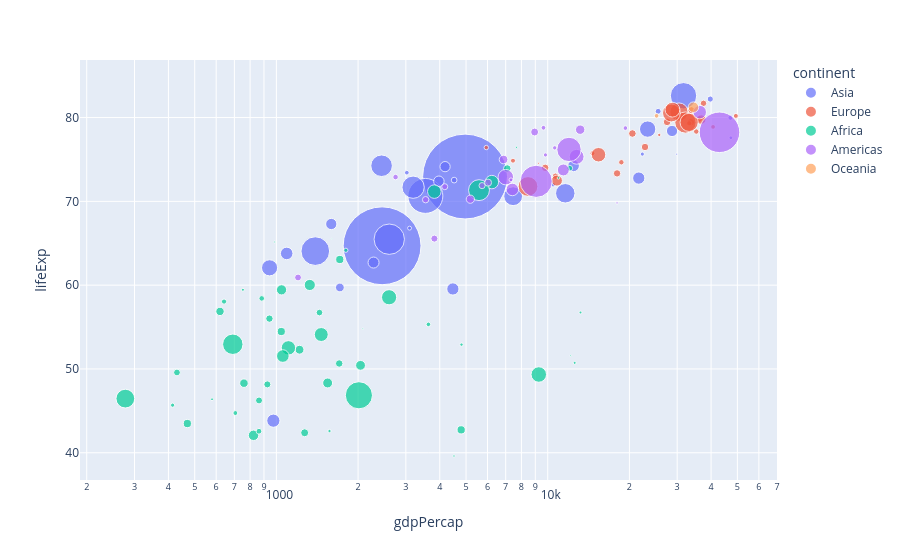

Here is the notebook cell this chart was saved with:
### Code cell
px.scatter(df.query("year==2007"), x='gdpPercap', y='lifeExp', color='continent', log_x=True,size_max=60, size='pop').show()
